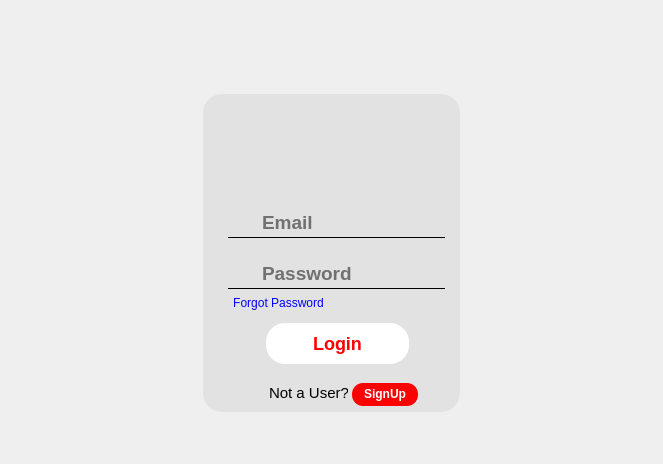
<?xml version="1.0" encoding="UTF-8"?>
<ui version="4.0">
 <class>LoginPage</class>
 <widget class="QDialog" name="LoginPage">
  <property name="geometry">
   <rect>
    <x>0</x>
    <y>0</y>
    <width>663</width>
    <height>464</height>
   </rect>
  </property>
  <property name="windowTitle">
   <string>Dialog</string>
  </property>
  <widget class="QLabel" name="Background">
   <property name="geometry">
    <rect>
     <x>0</x>
     <y>0</y>
     <width>663</width>
     <height>464</height>
    </rect>
   </property>
   <property name="styleSheet">
    <string notr="true"/>
   </property>
   <property name="text">
    <string/>
   </property>
  </widget>
  <widget class="QLabel" name="label">
   <property name="geometry">
    <rect>
     <x>203</x>
     <y>94</y>
     <width>257</width>
     <height>318</height>
    </rect>
   </property>
   <property name="styleSheet">
    <string notr="true">border-radius: 19px;
background-color: rgba(217, 217, 217, 0.6);</string>
   </property>
   <property name="text">
    <string/>
   </property>
  </widget>
  <widget class="QPushButton" name="pushButton">
   <property name="geometry">
    <rect>
     <x>266</x>
     <y>323</y>
     <width>143</width>
     <height>41</height>
    </rect>
   </property>
   <property name="cursor">
    <cursorShape>PointingHandCursor</cursorShape>
   </property>
   <property name="styleSheet">
    <string notr="true">QLabel, QPushButton {
    background-color: white;
    border-radius: 19px;
    font-weight: bold;
    font-family: &quot;Roboto&quot;;
    color: red;
    font-size: 18px;
}

QLabel:hover, QPushButton:hover {
    background-color: red;
    color: white;
}
</string>
   </property>
   <property name="text">
    <string>Login</string>
   </property>
  </widget>
  <widget class="QLabel" name="label_2">
   <property name="geometry">
    <rect>
     <x>269</x>
     <y>381</y>
     <width>79</width>
     <height>24</height>
    </rect>
   </property>
   <property name="styleSheet">
    <string notr="true">font-size: 15px;
font-weight: semibold;
font-family: &quot;Poppins&quot;;
padding-up: 4px;

</string>
   </property>
   <property name="text">
    <string>Not a User?</string>
   </property>
  </widget>
  <widget class="QPushButton" name="pushButton_2">
   <property name="geometry">
    <rect>
     <x>352</x>
     <y>383</y>
     <width>66</width>
     <height>23</height>
    </rect>
   </property>
   <property name="cursor">
    <cursorShape>PointingHandCursor</cursorShape>
   </property>
   <property name="styleSheet">
    <string notr="true">QLabel, QPushButton {
    background-color: red;
    border-radius: 11px;
    font-weight: bold;
    font-family: &quot;Poppins&quot;;
    color: white;
    font-size: 12px;
    padding-bottom: 2px;
}

QLabel:hover, QPushButton:hover {
    background-color: white;
    color: red;
}
</string>
   </property>
   <property name="text">
    <string>SignUp</string>
   </property>
  </widget>
  <widget class="QLabel" name="Profile">
   <property name="geometry">
    <rect>
     <x>229</x>
     <y>0</y>
     <width>210</width>
     <height>209</height>
    </rect>
   </property>
   <property name="styleSheet">
    <string notr="true"/>
   </property>
   <property name="text">
    <string/>
   </property>
  </widget>
  <widget class="QLineEdit" name="lineEdit">
   <property name="geometry">
    <rect>
     <x>228</x>
     <y>208</y>
     <width>217</width>
     <height>30</height>
    </rect>
   </property>
   <property name="styleSheet">
    <string notr="true">QLineEdit {
    border: none;
    border-bottom: 1px solid black;
    background-color: transparent;
    color: black;
    font-weight: bold;
    font-family: &quot;Roboto&quot;;
    font-size: 19px;
    padding-left: 32px;
}
</string>
   </property>
   <property name="placeholderText">
    <string>Email</string>
   </property>
  </widget>
  <widget class="QLineEdit" name="lineEdit_2">
   <property name="geometry">
    <rect>
     <x>228</x>
     <y>259</y>
     <width>217</width>
     <height>30</height>
    </rect>
   </property>
   <property name="styleSheet">
    <string notr="true">QLineEdit {
    border: none;
    border-bottom: 1px solid black;
    background-color: transparent;
    color: black;
    font-weight: bold;
    font-family: &quot;Roboto&quot;;
    font-size: 19px;
    padding-left: 32px;
}
</string>
   </property>
   <property name="echoMode">
    <enum>QLineEdit::Password</enum>
   </property>
   <property name="placeholderText">
    <string>Password</string>
   </property>
  </widget>
  <widget class="QLabel" name="Username">
   <property name="geometry">
    <rect>
     <x>228</x>
     <y>210</y>
     <width>28</width>
     <height>26</height>
    </rect>
   </property>
   <property name="styleSheet">
    <string notr="true"/>
   </property>
   <property name="text">
    <string/>
   </property>
  </widget>
  <widget class="QLabel" name="Password">
   <property name="geometry">
    <rect>
     <x>228</x>
     <y>257</y>
     <width>25</width>
     <height>30</height>
    </rect>
   </property>
   <property name="styleSheet">
    <string notr="true"/>
   </property>
   <property name="text">
    <string/>
   </property>
  </widget>
  <widget class="QPushButton" name="pushButton_3">
   <property name="geometry">
    <rect>
     <x>418</x>
     <y>265</y>
     <width>25</width>
     <height>25</height>
    </rect>
   </property>
   <property name="cursor">
    <cursorShape>PointingHandCursor</cursorShape>
   </property>
   <property name="styleSheet">
    <string notr="true">QLabel, QLineEdit, QPushButton {
    background-color: transparent;
    border: 0px solid black;
}
</string>
   </property>
   <property name="text">
    <string/>
   </property>
   <property name="checkable">
    <bool>true</bool>
   </property>
  </widget>
  <widget class="QLabel" name="Text">
   <property name="geometry">
    <rect>
     <x>330</x>
     <y>291</y>
     <width>141</width>
     <height>17</height>
    </rect>
   </property>
   <property name="styleSheet">
    <string notr="true">color: red;
font-size: 14px;
font-weight: bold;</string>
   </property>
   <property name="text">
    <string/>
   </property>
  </widget>
  <widget class="QPushButton" name="pushButton_4">
   <property name="geometry">
    <rect>
     <x>228</x>
     <y>291</y>
     <width>101</width>
     <height>24</height>
    </rect>
   </property>
   <property name="cursor">
    <cursorShape>PointingHandCursor</cursorShape>
   </property>
   <property name="styleSheet">
    <string notr="true">QLabel, QPushButton {
color: blue;
background-color: rgba(255, 0, 0, 0);
border-radius: 0px;
}</string>
   </property>
   <property name="text">
    <string>Forgot Password</string>
   </property>
  </widget>
 </widget>
 <resources/>
 <connections/>
</ui>
